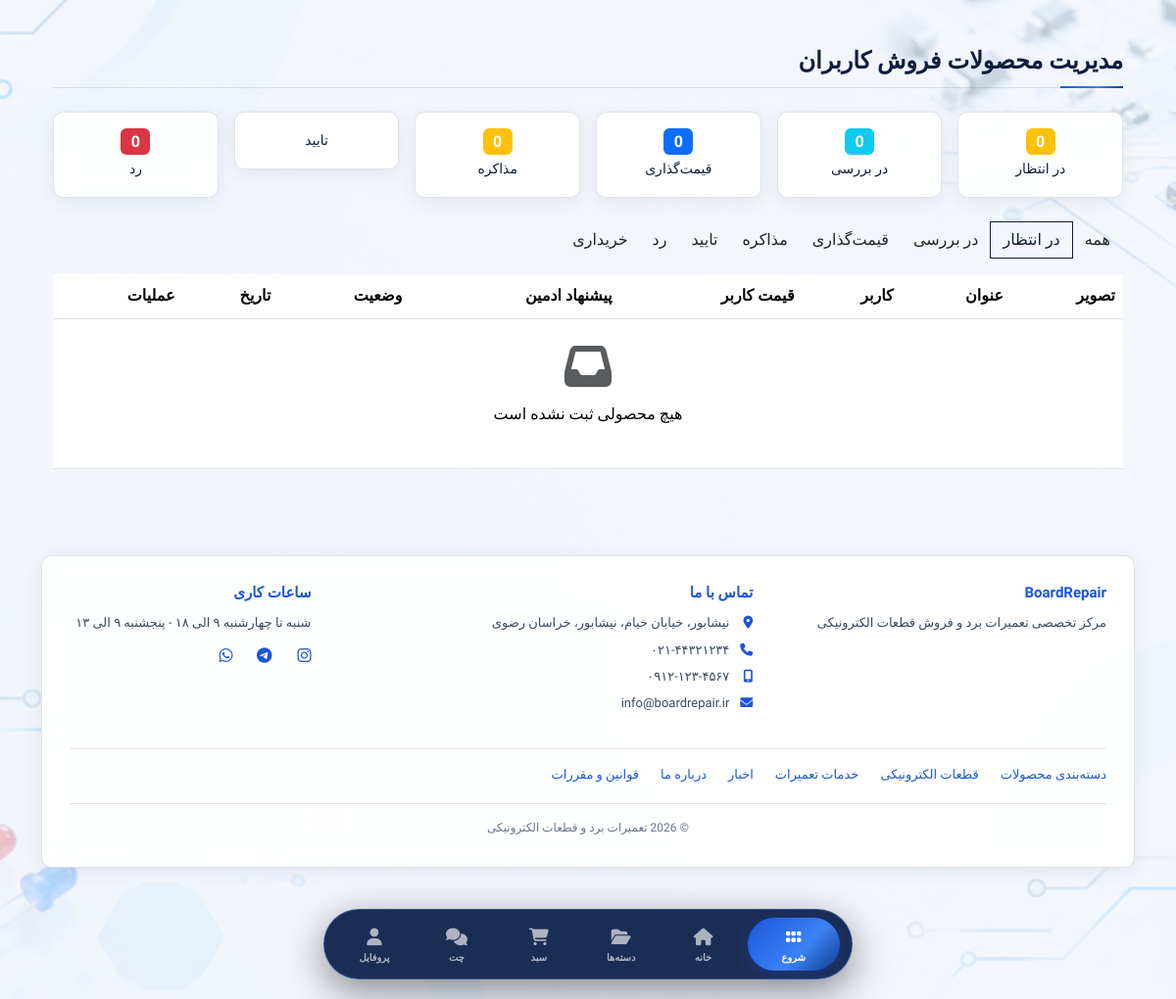
Page /admin-panel/sell/list/?status=pending (signed in) on the committed database.
### shop/models.py (models this page shows, shortened)
class SiteSettings(models.Model):
    COLOR_THEMES = [
        ('blue-gold', 'آبی و طلایی'),
        ('blue-blue', 'آبی و آبی'),
        ('black-blue', 'مشکی و آبی'),
        ('black-gold', 'مشکی و طلایی'),
    ]
    site_name = models.CharField(max_length=100, default="تعمیرات برد و قطعات الکترونیکی", verbose_name="نام سایت")
    site_description = models.TextField(blank=True, verbose_name="توضیحات سایت")
    logo_text = models.CharField(max_length=50, default="BoardRepair", verbose_name="متن لوگو")
    color_theme = models.CharField(max_length=20, choices=COLOR_THEMES, default='blue-gold', verbose_name="تم رنگی سایت")
    background_image = models.ImageField(upload_to='backgrounds/', blank=True, null=True, verbose_name="عکس پس‌زمینه")
    background_overlay_opacity = models.PositiveIntegerField(default=70, verbose_name="درصد تیرگی روی عکس (0-100)")
    background_fixed = models.BooleanField(default=True, verbose_name="ثابت بودن پس‌زمینه")
    address_line1 = models.CharField(max_length=200, default="تهران، خیابان اصلی", verbose_name="آدرس خط ۱")
    address_line2 = models.CharField(max_length=200, blank=True, verbose_name="آدرس خط ۲")
    address_city = models.CharField(max_length=100, default="تهران", verbose_name="شهر")
    address_state = models.CharField(max_length=100, default="تهران", verbose_name="استان")
    address_postal_code = models.CharField(max_length=20, blank=True, verbose_name="کد پستی")
    phone1 = models.CharField(max_length=20, default="۰۲۱-۴۴۳۲۱۲۳۴", verbose_name="تلفن ۱")
    phone2 = models.CharField(max_length=20, blank=True, verbose_name="تلفن ۲")
    mobile = models.CharField(max_length=20, default="۰۹۱۲-۱۲۳-۴۵۶۷", verbose_name="موبایل")
    email = models.EmailField(default="info@boardrepair.ir", verbose_name="ایمیل")
    instagram = models.CharField(max_length=100, blank=True, default="boardrepair", verbose_name="اینستاگرام")
    telegram = models.CharField(max_length=100, blank=True, default="boardrepair", verbose_name="تلگرام")
    whatsapp = models.CharField(max_length=100, blank=True, default="989121234567", verbose_name="واتساپ")
    working_hours = models.CharField(max_length=200, default="شنبه تا چهارشنبه ۹ الی ۱۸ - پنجشنبه ۹ الی ۱۳", verbose_name="ساعات کاری")
    min_amount_for_shaba = models.PositiveIntegerField(
        default=5000000,
        verbose_name="حداقل مبلغ برای شماره شبا (تومان)"
    )
    card_number = models.CharField(max_length=30, default="6037-9972-4418-1732", verbose_name="شماره کارت")
    card_holder_name = models.CharField(max_length=100, default="مدیر فروشگاه", verbose_name="نام صاحب کارت")
    shaba_number = models.CharField(max_length=30, default="IR123456789012345678901234", verbose_name="شماره شبا")
    bank_name = models.CharField(max_length=100, default="بانک ملی", verbose_name="نام بانک")
    updated_at = models.DateTimeField(auto_now=True)
    class Meta:
        verbose_name = "تنظیمات سایت"
        verbose_name_plural = "تنظیمات سایت"
    def get_full_address(self):
        address = self.address_line1
        if self.address_line2:
            address += f"، {self.address_line2}"
        address += f"، {self.address_city}، {self.address_state}"
        return address

### shop/views.py (the view)
# urls.py: path('admin-panel/sell/list/', views.admin_sell_list, name='admin_sell_list'),
@login_required
@user_passes_test(lambda u: u.is_staff)
def admin_sell_list(request):
    status_filter = request.GET.get('status', '')
    sells = UserProductSell.objects.all().order_by('-created_at')
    if status_filter:
        sells = sells.filter(status=status_filter)
    stats = {
        'pending': UserProductSell.objects.filter(status='pending').count(),
        'reviewing': UserProductSell.objects.filter(status='reviewing').count(),
        'priced': UserProductSell.objects.filter(status='priced').count(),
        'negotiating': UserProductSell.objects.filter(status='negotiating').count(),
        'admin_approved': UserProductSell.objects.filter(status='admin_approved').count(),
        'user_approved': UserProductSell.objects.filter(status='user_approved').count(),
        'completed': UserProductSell.objects.filter(status='completed').count(),
        'rejected': UserProductSell.objects.filter(status='rejected').count(),
        'cancelled': UserProductSell.objects.filter(status='cancelled').count(),
    }
    return render(request, 'shop/admin_sell_list.html', {
        'sells': sells,
        'stats': stats,
        'status_filter': status_filter,
    })

### shop/context_processors.py (called while the page is built)
def site_settings(request):
    try:
        settings = SiteSettings.objects.first()
        if not settings:
            settings = SiteSettings.objects.create()
    except:
        settings = None
    return {
        'site_settings': settings,
    }

### shop/models.py (called while the page is built)
    def total_quantity(self):
        return sum(item.quantity for item in self.items.all())

### shop/views.py (called while the page is built)
def admin_access_middleware(get_response):
    def middleware(request):
        if request.path.startswith('/admin/') and not request.user.is_superuser:
            if is_admin_locked():
                return render(request, 'shop/admin_locked.html', status=403)
        return get_response(request)
    return middleware

### shop/templates/shop/admin_sell_list.html (shortened to what this page needs)
{% extends 'shop/base.html' %}
{% block content %}
<div class="container-fluid py-4">
    <h3 class="section-title">مدیریت محصولات فروش کاربران</h3>
    <div class="row g-3 mb-4">
        <div class="col-md-2 col-4">
            <div class="card-custom p-3 text-center">
                <span class="badge bg-warning fs-6">{{ stats.pending }}</span>
                <p class="mb-0 small">در انتظار</p>
            </div>
        </div>
        <div class="col-md-2 col-4">
            <div class="card-custom p-3 text-center">
                <span class="badge bg-info fs-6">{{ stats.reviewing }}</span>
                <p class="mb-0 small">در بررسی</p>
            </div>
        </div>
        <div class="col-md-2 col-4">
            <div class="card-custom p-3 text-center">
                <span class="badge bg-primary fs-6">{{ stats.priced }}</span>
                <p class="mb-0 small">قیمت‌گذاری</p>
            </div>
        </div>
        <div class="col-md-2 col-4">
            <div class="card-custom p-3 text-center">
                <span class="badge bg-warning fs-6">{{ stats.negotiating }}</span>
                <p class="mb-0 small">مذاکره</p>
            </div>
        </div>
        <div class="col-md-2 col-4">
            <div class="card-custom p-3 text-center">
                <p class="mb-0 small">تایید</p>
            </div>
        </div>
        <div class="col-md-2 col-4">
            <div class="card-custom p-3 text-center">
                <span class="badge bg-danger fs-6">{{ stats.rejected }}</span>
                <p class="mb-0 small">رد</p>
            </div>
        </div>
    </div>
    <div class="mb-3">
        <div class="btn-group" role="group">
            <a href="?status=" class="btn btn-outline-custom {% if not status_filter %}active{% endif %}">همه</a>
            <a href="?status=pending" class="btn btn-outline-custom {% if status_filter == 'pending' %}active{% endif %}">در انتظار</a>
            <a href="?status=reviewing" class="btn btn-outline-custom {% if status_filter == 'reviewing' %}active{% endif %}">در بررسی</a>
            <a href="?status=priced" class="btn btn-outline-custom {% if status_filter == 'priced' %}active{% endif %}">قیمت‌گذاری</a>
            <a href="?status=negotiating" class="btn btn-outline-custom {% if status_filter == 'negotiating' %}active{% endif %}">مذاکره</a>
            <a href="?status=approved" class="btn btn-outline-custom {% if status_filter == 'approved' %}active{% endif %}">تایید</a>
            <a href="?status=rejected" class="btn btn-outline-custom {% if status_filter == 'rejected' %}active{% endif %}">رد</a>
            <a href="?status=purchased" class="btn btn-outline-custom {% if status_filter == 'purchased' %}active{% endif %}">خریداری</a>
        </div>
    </div>
    <div class="table-responsive">
        <table class="table table-hover">
            <thead>
                <tr>
                    <th>تصویر</th>
                    <th>عنوان</th>
                    <th>کاربر</th>
                    <th>قیمت کاربر</th>
                    <th>پیشنهاد ادمین</th>
                    <th>وضعیت</th>
                    <th>تاریخ</th>
                    <th>عملیات</th>
                </tr>
            </thead>
            <tbody>
                {% for sell in sells %}
                    <tr>
                        <td>
                            {% if sell.image1 %}
                                <img src="{{ sell.image1.url }}" style="width: 50px; height: 50px; object-fit: cover; border-radius: 8px;">
                            {% else %}
                                <i class="fas fa-image fa-2x text-muted"></i>
                            {% endif %}
                        </td>
                        <td class="fw-bold">{{ sell.title }}</td>
                        <td>{{ sell.user.username }}</td>
                        <td>{{ sell.user_price|floatformat:0 }}</td>
                        <td>
                            {% if sell.admin_price %}
                                {{ sell.admin_price|floatformat:0 }}
                            {% else %}
                                <span class="text-muted">-</span>
                            {% endif %}
                        </td>
                        <td>
                            <span class="badge {% if sell.status == 'pending' %}bg-warning{% elif sell.status == 'reviewing' %}bg-info{% elif sell.status == 'priced' %}bg-primary{% elif sell.status == 'negotiating' %}bg-warning{% elif sell.status == 'approved' %}bg-success{% elif sell.status == 'rejected' %}bg-danger{% elif sell.status == 'purchased' %}bg-success{% endif %}">
                                {{ sell.get_status_display }}
                            </span>
                        </td>
                        <td>{{ sell.created_at|date:"Y/m/d" }}</td>
                        <td>
                            <a href="{% url 'shop:admin_sell_detail' sell.id %}" class="btn btn-primary-custom btn-sm">
                                <i class="fas fa-eye"></i>
                            </a>
                        </td>
                    </tr>
                {% empty %}
                    <tr>
                        <td colspan="8" class="text-center py-4">
                            <i class="fas fa-inbox fa-3x text-muted"></i>
                            <p class="mt-2">هیچ محصولی ثبت نشده است</p>
                        </td>
                    </tr>
                {% endfor %}
            </tbody>
        </table>
    </div>
</div>
{% endblock %}

### shop/templates/shop/base.html (shortened to what this page needs)
{% load static %}
<!DOCTYPE html>
<html lang="fa" dir="rtl" data-theme="{{ site_settings.color_theme|default:'blue-gold' }}">
<head>
    <link rel="stylesheet" href="https://cdnjs.cloudflare.com/ajax/libs/font-awesome/6.5.1/css/all.min.css">
    <link rel="stylesheet" href="https://cdn.jsdelivr.net/npm/bootstrap@5.3.3/dist/css/bootstrap.rtl.min.css">
</head>
<body>
    <div class="site-bg"></div>
    <div class="site-bg-overlay"></div>
    <main class="py-4" id="main-content">
        <div class="container">
            {% block content %}{% endblock %}
            {% if site_settings %}
            <footer class="site-footer card-custom" itemscope itemtype="https://schema.org/WPFooter">
                <div class="row g-4">
                    <div class="col-md-4">
                        <h6>{{ site_settings.logo_text }}</h6>
                        <p>{{ site_settings.site_description|default:"مرکز تخصصی تعمیرات برد و فروش قطعات الکترونیکی" }}</p>
                    </div>
                    <div class="col-md-5">
                        <h6>تماس با ما</h6>
                        <ul>
                            <li><i class="fas fa-location-dot"></i>{{ site_settings.get_full_address }}</li>
                            <li><i class="fas fa-phone"></i>{{ site_settings.phone1 }}{% if site_settings.phone2 %} - {{ site_settings.phone2 }}{% endif %}</li>
                            <li><i class="fas fa-mobile-screen"></i>{{ site_settings.mobile }}</li>
                            <li><i class="fas fa-envelope"></i>{{ site_settings.email }}</li>
                        </ul>
                    </div>
                    <div class="col-md-3">
                        <h6>ساعات کاری</h6>
                        <p>{{ site_settings.working_hours }}</p>
                        <div class="d-flex gap-3 mt-2">
                            {% if site_settings.instagram %}<a href="https://instagram.com/{{ site_settings.instagram }}" target="_blank" rel="noopener" aria-label="اینستاگرام"><i class="fab fa-instagram"></i></a>{% endif %}
                            {% if site_settings.telegram %}<a href="https://t.me/{{ site_settings.telegram }}" target="_blank" rel="noopener" aria-label="تلگرام"><i class="fab fa-telegram"></i></a>{% endif %}
                            {% if site_settings.whatsapp %}<a href="https://wa.me/{{ site_settings.whatsapp }}" target="_blank" rel="noopener" aria-label="واتساپ"><i class="fab fa-whatsapp"></i></a>{% endif %}
                        </div>
                    </div>
                </div>
                <nav class="footer-links" aria-label="پیوندهای مهم">
                    <a href="{% url 'shop:category_list' %}">دسته‌بندی محصولات</a>
                    <a href="{% url 'shop:component_list' %}">قطعات الکترونیکی</a>
                    <a href="{% url 'shop:repair_services' %}">خدمات تعمیرات</a>
                    <a href="{% url 'shop:news_list' %}">اخبار</a>
                    <a href="{% url 'shop:about' %}">درباره ما</a>
                    <a href="{% url 'shop:terms' %}">قوانین و مقررات</a>
                </nav>
                <div class="footer-bottom">© {% now "Y" %} {{ site_settings.site_name }}</div>
            </footer>
            {% endif %}
        </div>
    </main>
    <div class="bottom-dock">
        <nav class="dock-container" aria-label="ناوبری اصلی">
            <button class="dock-start-btn" onclick="toggleStartMenu()" id="startBtn" aria-label="منوی شروع">
                <i class="fas fa-grip"></i><span>شروع</span>
            </button>
            <a href="{% url 'shop:home' %}" class="dock-item {% if request.path == '/' %}active{% endif %}" aria-label="خانه">
                <i class="fas fa-house"></i><span>خانه</span>
            </a>
            <a href="{% url 'shop:category_list' %}" class="dock-item" aria-label="دسته‌ها">
                <i class="fas fa-folder-open"></i><span>دسته‌ها</span>
            </a>
            <a href="{% url 'shop:cart' %}" class="dock-item" aria-label="سبد خرید">
                <i class="fas fa-cart-shopping"></i><span>سبد</span>
            </a>
            <a href="{% url 'shop:chat' %}" class="dock-item" aria-label="چت پشتیبانی">
                <i class="fas fa-comments"></i><span>چت</span>
            </a>
            <a href="{% url 'shop:profile' %}" class="dock-item" aria-label="پروفایل">
                <i class="fas fa-user"></i><span>پروفایل</span>
            </a>
        </nav>
    </div>
</body>
</html>

### rows in the picture
SiteSettings: logo_text "BoardRepair", site_description "مرکز تخصصی تعمیرات برد و فروش قطعات الکترونیکی", get_full_address "نیشابور، خیابان خیام، نیشابور، خراسان رضوی", phone1 "۰۲۱-۴۴۳۲۱۲۳۴", mobile "۰۹۱۲-۱۲۳-۴۵۶۷", email "info@boardrepair.ir", working_hours "شنبه تا چهارشنبه ۹ الی ۱۸ - پنجشنبه ۹ الی ۱۳", site_name "تعمیرات برد و قطعات الکترونیکی"

### other values in the picture
{{ stats.pending }} "0"
{{ stats.reviewing }} "0"
{{ stats.priced }} "0"
{{ stats.negotiating }} "0"
{{ stats.rejected }} "0"
